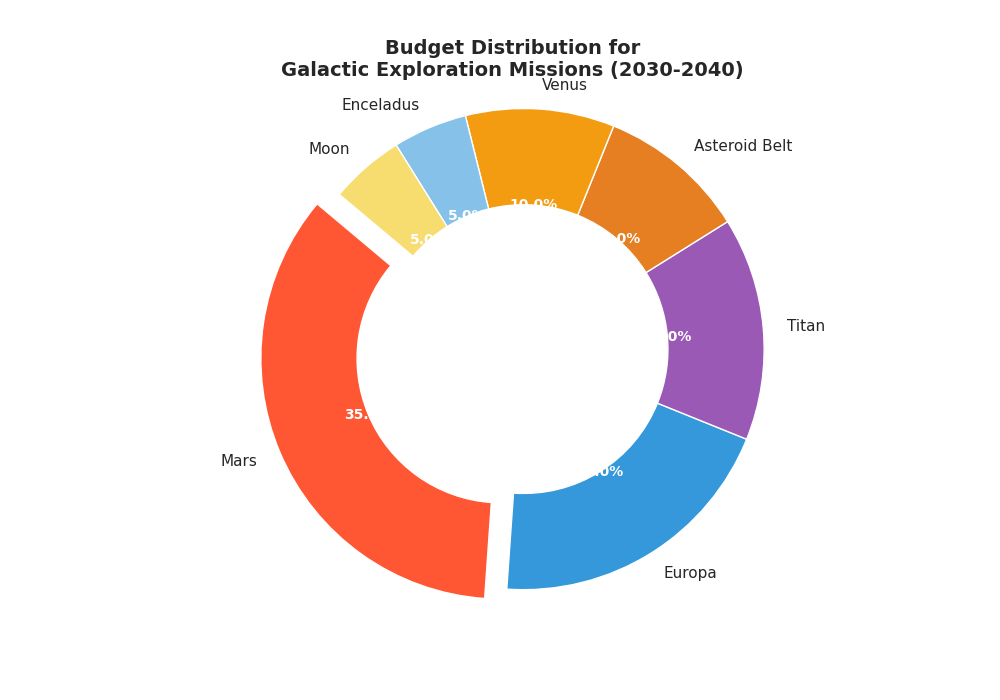

Source code (Python):
import matplotlib.pyplot as plt

destinations = ['Mars', 'Europa', 'Titan', 'Asteroid Belt', 'Venus', 'Enceladus', 'Moon']
budget_allocation = [35, 20, 15, 10, 10, 5, 5]
colors = ['#FF5733', '#3498DB', '#9B59B6', '#E67E22', '#F39C12', '#85C1E9', '#F7DC6F']
explode = (0.1, 0, 0, 0, 0, 0, 0)

fig, ax = plt.subplots(figsize=(10, 7))
wedges, texts, autotexts = ax.pie(
    budget_allocation,
    explode=explode,
    labels=destinations,
    colors=colors,
    autopct='%1.1f%%',
    startangle=140,
    wedgeprops=dict(width=0.4)
)

for autotext in autotexts:
    autotext.set_color('white')
    autotext.set_fontsize(10)
    autotext.set_weight('bold')

ax.axis('equal')
plt.title("Budget Distribution for\nGalactic Exploration Missions (2030-2040)", fontsize=14, fontweight='bold')

plt.show()
